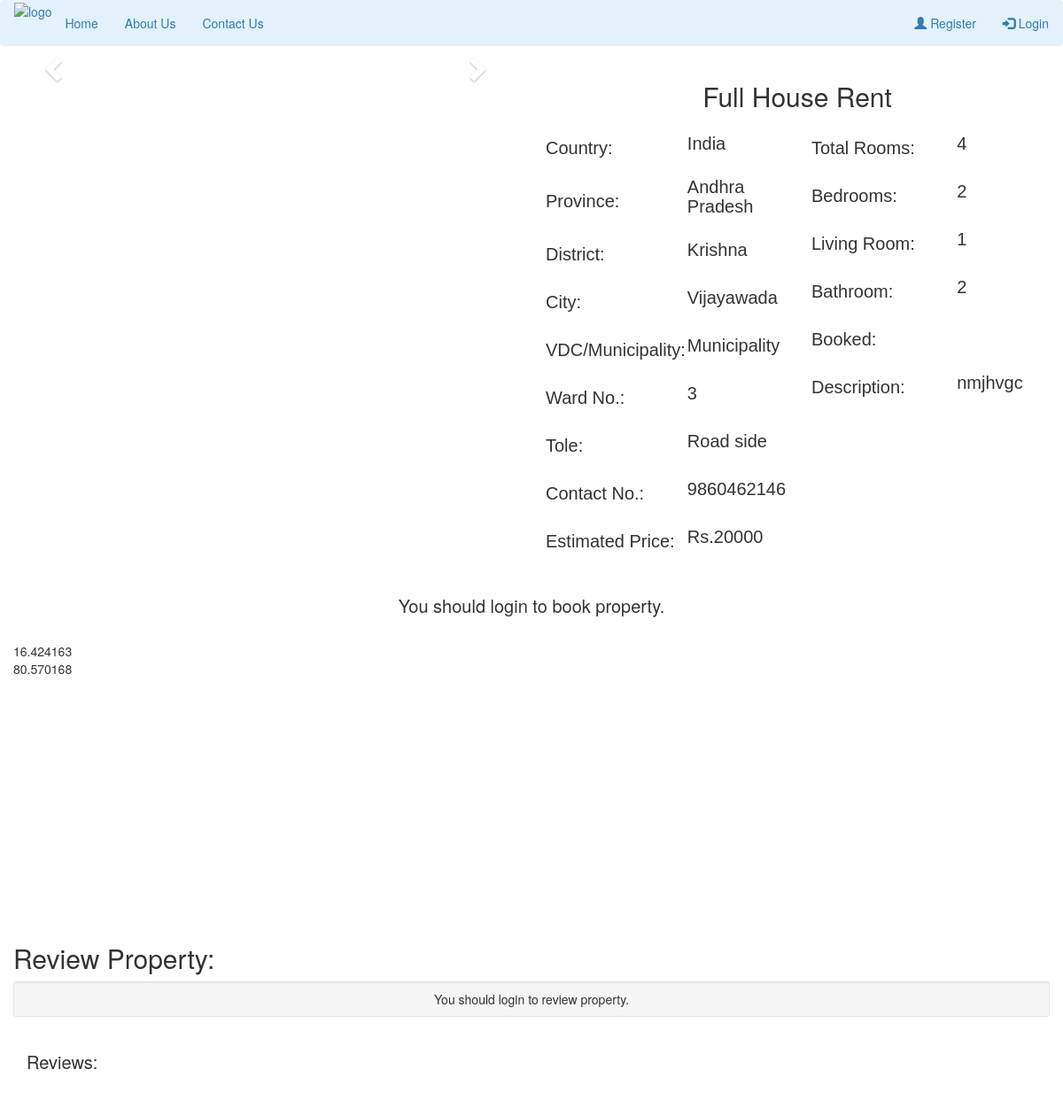
Screenshot of /view-property.php?property_id=1 with the database file from the repository.
### tables this page shows
CREATE TABLE `add_property` (
  `property_id` int(10) NOT NULL,
  `country` varchar(50) NOT NULL,
  `province` varchar(50) NOT NULL,
  `district` varchar(50) NOT NULL,
  `city` varchar(100) NOT NULL,
  `vdc_municipality` varchar(50) NOT NULL,
  `ward_no` int(10) NOT NULL,
  `tole` varchar(100) NOT NULL,
  `contact_no` bigint(10) NOT NULL,
  `property_type` varchar(50) NOT NULL,
  `estimated_price` bigint(10) NOT NULL,
  `total_rooms` int(10) NOT NULL,
  `bedroom` int(10) NOT NULL,
  `living_room` int(10) NOT NULL,
  `bathroom` int(10) NOT NULL,
  `description` varchar(2000) NOT NULL,
  `latitude` decimal(9,6) NOT NULL,
  `longitude` decimal(9,6) NOT NULL,
  `owner_id` int(10) NOT NULL
);

### view-property.php (the view, shortened to what this page needs)
<!DOCTYPE html>
<html>
<head>
</head>
<body>
<?php
include('navbar.php');
include('booking-engine.php');
?>
<?php
	$property_id=$_GET['property_id'];
    $sql="SELECT * from add_property where property_id='$property_id'";
	$query=mysqli_query($db,$sql);
	if(mysqli_num_rows($query)>0)
{
    while($rows=mysqli_fetch_assoc($query)){
?>
<div class="container-fluid">
  <div class="row">
    <div class="col-sm-6">
<div id="myCarousel" class="carousel slide" data-ride="carousel">
  <a class="left carousel-control" href="#myCarousel" role="button" data-slide="prev">
    <span class="glyphicon glyphicon-chevron-left" aria-hidden="true"></span>
  </a>
  <a class="right carousel-control" href="#myCarousel" role="button" data-slide="next">
    <span class="glyphicon glyphicon-chevron-right" aria-hidden="true"></span>
  </a>
</div>
</div>
<div class="col-sm-6">
  <center><h2><?php echo $rows['property_type'] ?></h2></center>
  <div class="row">
    <div class="col-sm-6">
      <div class="row">
      <div class="col-sm-6">
          <table>
            <tr>
              <td><h3>Country:</h3></td>
              <td><h4><?php echo $rows['country']; ?></h4></td>
            </tr>
            <tr>
              <td><h3>Province:</h3></td>
              <td><h4><?php echo $rows['province']; ?></h4></td>
            </tr>
            <tr>
              <td><h3>District:</h3></td>
              <td><h4><?php echo $rows['district']; ?></h4></td>
            </tr>
            <tr>
              <td><h3>City:</h3></td>
              <td><h4><?php echo $rows['city']; ?></h4></td>
            </tr>
            <tr>
              <td><h3>VDC/Municipality:</h3></td>
              <td><h4><?php echo $rows['vdc_municipality']; ?></h4></td>
            </tr>
            <tr>
              <td><h3>Ward No.:</h3></td>
              <td><h4><?php echo $rows['ward_no']; ?></h4></td>
            </tr>
            <tr>
              <td><h3>Tole:</h3></td>
              <td><h4><?php echo $rows['tole']; ?></h4></td>
            </tr>
            <tr>
              <td><h3>Contact No.:</h3></td>
              <td><h4><?php echo $rows['contact_no']; ?></h4></td>
            </tr>
            <tr>
              <td><h3>Estimated Price:</h3></td>
              <td><h4>Rs.<?php echo $rows['estimated_price']; ?></h4></td>
            </tr>
          </table>
        </div>
      </div>
    </div>
    <div class="col-sm-6">
      <table>
            <tr>
              <td><h3>Total Rooms:</h3></td>
              <td><h4><?php echo $rows['total_rooms']; ?></h4></td>
            </tr>
            <tr>
              <td><h3>Bedrooms:</h3></td>
              <td><h4><?php echo $rows['bedroom']; ?></h4></td>
            </tr>
            <tr>
              <td><h3>Living Room:</h3></td>
              <td><h4><?php echo $rows['living_room']; ?></h4></td>
            </tr>
            <tr>
              <td><h3>Bathroom:</h3></td>
              <td><h4><?php echo $rows['bathroom']; ?></h4></td>
            </tr>
            <tr>
              <td><h3>Booked:</h3></td>
              <td><h4><?php echo $rows['booked']; ?></h4></td>
            </tr>
            <tr>
              <td><h3>Description:</h3></td>
              <td><h4><?php echo $rows['description']; ?></h4></td>
            </tr>
          </table>
    </div>
  </div>
</div>
</div>
<br>
<?php
if(isset($_SESSION["email"]) && !empty($_SESSION['email'])){
?>
<form method="POST">
<div class="row">
  <div class="col-sm-6">
    <?php
    $booked=$rows['booked'];
    if ($booked=='No'){ ?>
      <input type="hidden" name="property_id" value="<?php echo $rows['property_id']; ?>">
    <input type="submit" class="btn btn-lg btn-primary" name="book_property" style="width: 100%" value="Book Property">
  <?php } else { ?>
    <input type="submit" class="btn btn-lg btn-primary" style="width: 100%" value="Property Booked" disabled>
  <?php } ?>
  </div>
</form>
<form method="POST" action="chatpage.php">
  <div class="col-sm-6">
    <input type="hidden" name="owner_id" value="<?php echo $rows['owner_id']; ?>">
    <input type="submit" class="btn btn-lg btn-success" name="send_message" style="width: 100%" value="Send Message" >
  </div>
  </form>
</div>
<?php }
else{
  echo "<center><h3>You should login to book property.</h3></center>";
}
 ?>
<br>
<div id="map" style="width: 100%; height: 300px;">
  <div id="lat"><?php echo  $rows['latitude'];?></div>
  <div id="lon"><?php echo  $rows['longitude'];?></div>
</div>
<br>
<?php }} ?>
</div>
<div class="container-fluid">
  <h2>Review Property:</h2>
      <div class="well well-sm">
            <div class="text-right">
<?php
if(isset($_SESSION["email"]) && !empty($_SESSION['email'])){
?>
                <a class="btn btn-success btn-info" href="#reviews-anchor" style="width: 100%" id="open-review-box">Leave a Review</a>
            </div>
            <div class="row" id="post-review-box" style="display:none;">
                <div class="col-md-12">
                    <form accept-charset="UTF-8" method="POST">
                      <input name="property_id" type="hidden" value="<?php echo $property_id; ?>">
                        <input id="ratings-hidden" name="rating" type="hidden">
                        <textarea class="form-control animated" cols="50" id="new-review" name="comment" placeholder="Enter your review here..." rows="5"></textarea>
                        <div class="text-right">
                            <div class="stars starrr" data-rating="0"></div>
                            <a class="btn btn-danger btn-sm" href="#" id="close-review-box" style="display:none; margin-right: 10px;">
                            <span class="glyphicon glyphicon-remove"></span>Cancel</a>
                            <button class="btn btn-success btn-lg" type="submit" name="review">Save</button>
                        </div>
                    </form>
                </div>
                </div>
              <?php }
              else{
                echo "<center>You should login to review property.</center>";
              }
              ?>
        </div>
</div>
<?php
echo '<div class="container-fluid">';
    echo '<h3>Reviews:</h3>';
    echo '</div>';
      ?>
<br><br>
</body>
</html>

### navbar.php (shortened to what this page needs)
<!DOCTYPE html>
<html lang="en">
<head>
  <link rel="stylesheet" href="https://maxcdn.bootstrapcdn.com/bootstrap/3.4.1/css/bootstrap.min.css">
<nav class="navbar navbar-expand-sm navbar-light justify-content-between" style="background-color: #e3f2fd;">
  <div class="container-fluid">
  <a class="navbar-header" href="index.php">
    <img src="images/logo.png" alt="logo" style="height:50px;">
  </a>
  <ul class="nav navbar-nav">
    <li class="nav-item">
      <a class="nav-link" href="index.php">Home</a>
    </li>
    <li class="nav-item">
      <a class="nav-link" href="#">About Us</a>
    </li>
    <li class="nav-item">
      <a class="nav-link" href="#">Contact Us</a>
    </li>
  </ul>
  <ul class="nav navbar-nav navbar-right">
      <?php
if(isset($_SESSION["email"]) && !empty($_SESSION['email'])){
?>
<li class="dropdown">
        <a class="dropdown-toggle" data-toggle="dropdown" href="#"><span class="glyphicon glyphicon-user"></span> My Profile
        <span class="caret"></span></a>
        <ul class="dropdown-menu">
          <li><a href="profile.php">Profile</a></li>
          <li><a href="booked-property.php">Booked Property</a></li>
          <li><a href="logout.php">Logout</a></li>
        </ul>
      </li>
<?php
}
else {?>
      <li><a href="how-to-register.php"><span class="glyphicon glyphicon-user"></span> Register</a></li>
      <li><a href="how-to-login.php"><span class="glyphicon glyphicon-log-in"></span> Login</a></li>
    <?php } ?>
    </ul>
  </div>
</nav>
</body>
</html>

### view-property.php (style rules this page uses)
h3 { font-size: 20px; }
h4 { font-size: 20px; }
table { font-family: arial, sans-serif; border-collapse: collapse; width: 100%; }
td, th { text-align: left; padding: 1px; }

### rows the page displays
add_property: property_type "Full House Rent", country "India", province "Andhra Pradesh", district "Krishna", city "Vijayawada", vdc_municipality "Municipality", ward_no "3", tole "Road side", contact_no "9860462146", estimated_price "20000", total_rooms "4", bedroom "2", living_room "1", bathroom "2", description "nmjhvgc", latitude "16.424163", longitude "80.570168"
